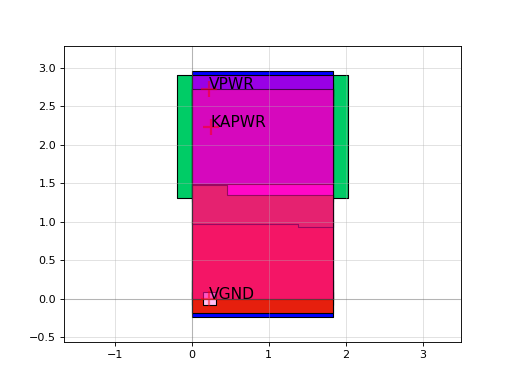

Recreate this plot in Python.
import sky130

c = sky130.components.sky130_fd_sc_hd__lpflow_decapkapwr_4()
c.plot()
